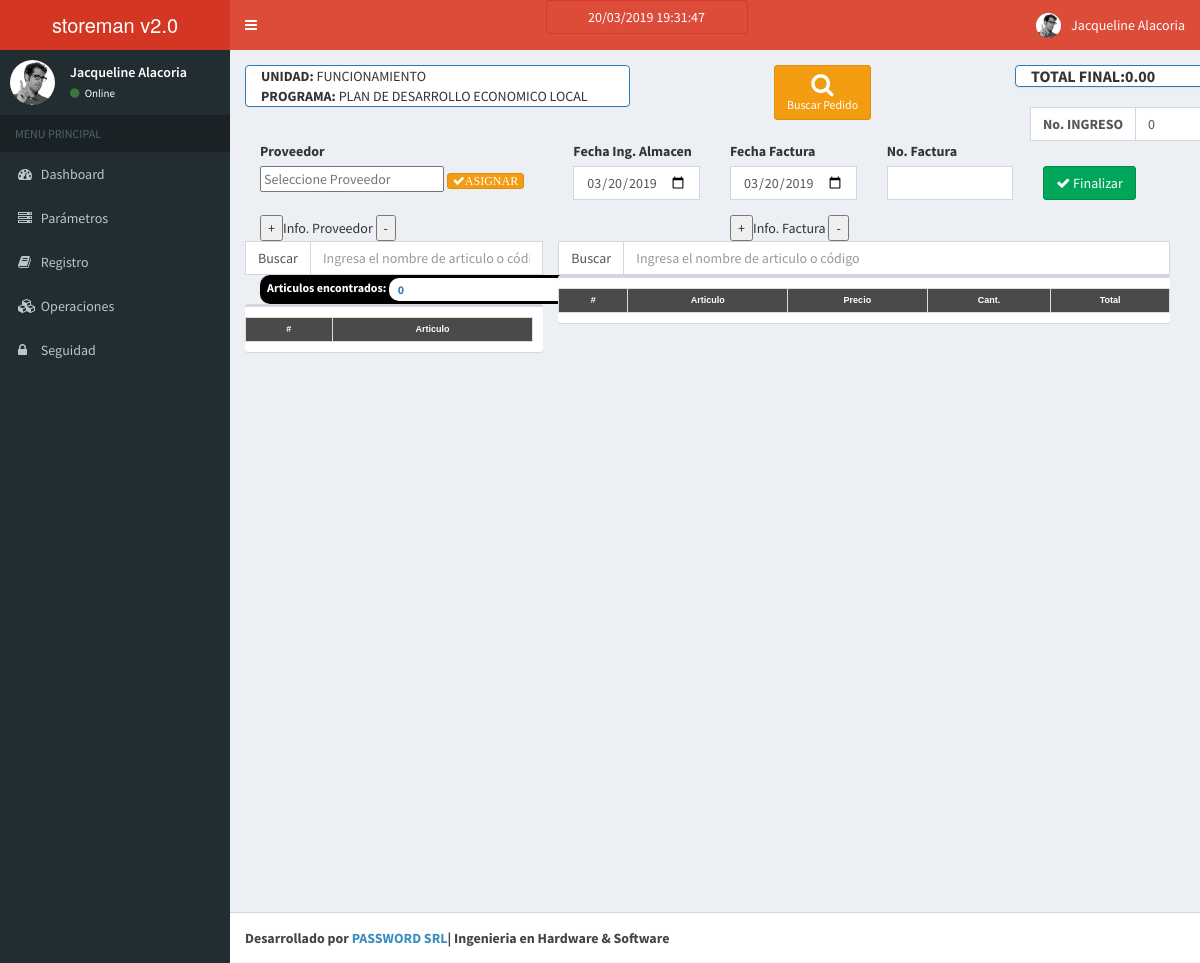
The page /ingreso/add/1 on the database as committed earlier.
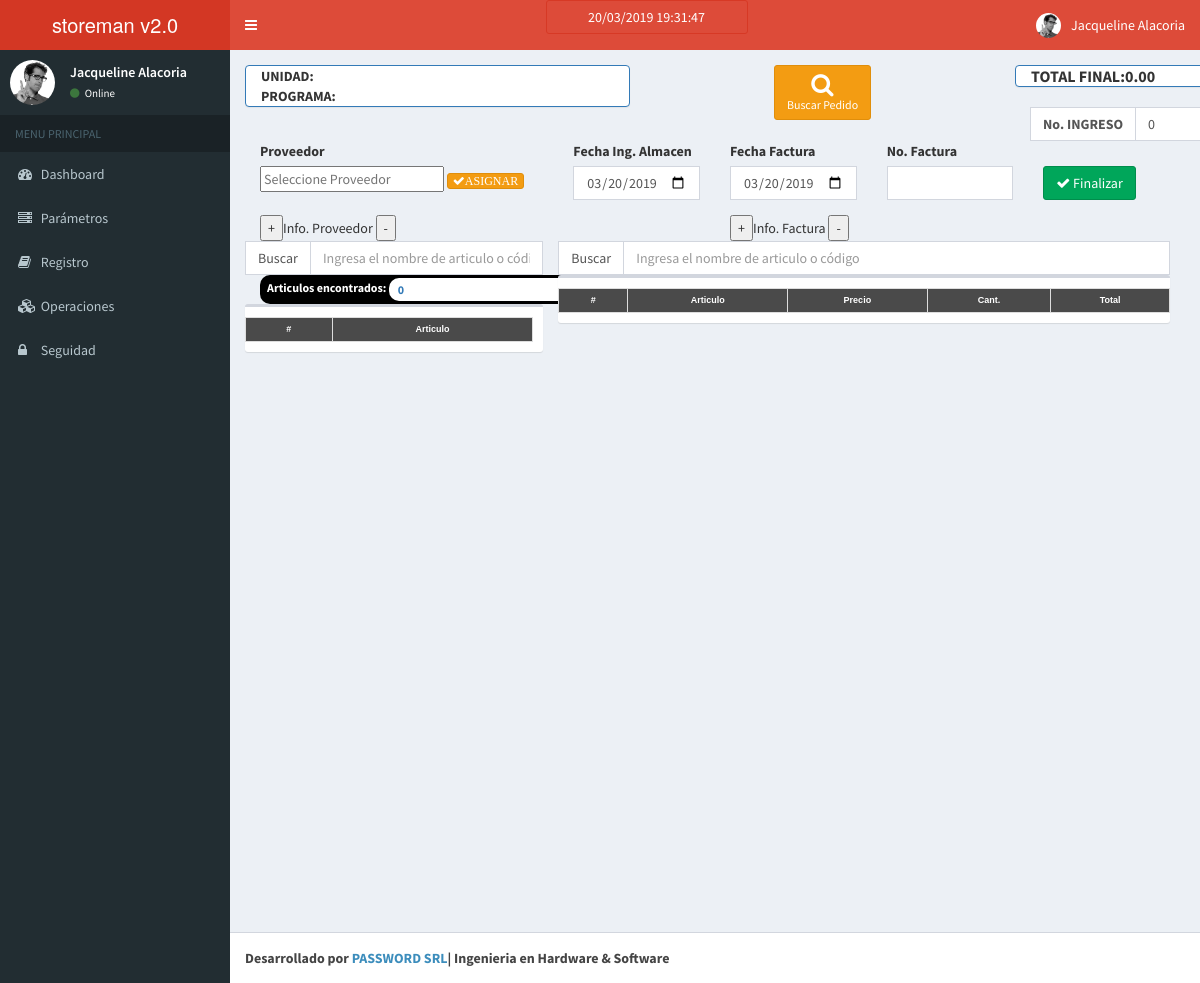
The same page on the database as committed later.
### tables this page shows
CREATE TABLE `ingreso` (
  `ingreso_id` int(11) NOT NULL,
  `proveedor_id` int(11) DEFAULT NULL,
  `factura_id` int(11) DEFAULT NULL,
  `pedido_id` int(11) DEFAULT NULL,
  `usuario_id` int(11) DEFAULT NULL,
  `ingreso_numdoc` int(11) DEFAULT NULL,
  `ingreso_fecha` date DEFAULT NULL,
  `ingreso_hora` time DEFAULT NULL,
  `estado_id` int(11) DEFAULT '1',
  `gestion_id` int(11) DEFAULT NULL,
  `ingreso_total` float DEFAULT NULL,
  `ingreso_fecha_ing` date DEFAULT NULL
);

CREATE TABLE `unidad` (
  `unidad_id` int(11) NOT NULL AUTO_INCREMENT,
  `unidad_nombre` varchar(150) DEFAULT NULL,
  `unidad_codigo` varchar(20) DEFAULT NULL,
  `unidad_descripcion` varchar(250) DEFAULT NULL,
  `estado_id` int(11) DEFAULT '1',
  PRIMARY KEY (`unidad_id`),
  UNIQUE KEY `unidad_id` (`unidad_id`)
);

CREATE TABLE `programa` (
  `programa_id` int(11) NOT NULL AUTO_INCREMENT,
  `unidad_id` int(11) DEFAULT NULL,
  `estado_id` int(11) DEFAULT NULL,
  `programa_nombre` varchar(50) DEFAULT NULL,
  `programa_codigo` varchar(20) DEFAULT NULL,
  `programa_descripcion` varchar(250) DEFAULT NULL,
  PRIMARY KEY (`programa_id`),
  UNIQUE KEY `programa_id` (`programa_id`),
  KEY `fk_estado_programa` (`estado_id`),
  KEY `fk_unidad_programa` (`unidad_id`),
  CONSTRAINT `fk_estado_programa` FOREIGN KEY (`estado_id`) REFERENCES `estado` (`estado_id`),
  CONSTRAINT `fk_unidad_programa` FOREIGN KEY (`unidad_id`) REFERENCES `unidad` (`unidad_id`)
);

### application/controllers/Ingreso.php (called while the page is built, shortened)
<?php
class Ingreso extends CI_Controller{
    function __construct()
    {
        $this->load->model('Ingreso_model');
        $this->load->model('Articulo_model');
        $this->load->model('Proveedor_model');
        $this->load->model('Factura_model');
        $this->load->model('Pedido_model');
        $this->load->helper('numeros');
    }
    function add($ingreso_id)
    {
            $data['ingreso_id'] = $ingreso_id;
            $data['ingreso'] = $this->Ingreso_model->get_ing_completo($ingreso_id);
            $this->load->model('Proveedor_model');
            $data['proveedor'] = $this->Proveedor_model->get_all_proveedor();
			$this->load->model('Pedido_model');
			$data['all_pedido'] = $this->Ingreso_model->get_pedido_pendiente();
			$this->load->model('Usuario_model');
			$data['all_usuario'] = $this->Usuario_model->get_all_usuario();
            $data['_view'] = 'ingreso/add';
            $this->load->view('layouts/main',$data);
    }
}

### index.php (called while the page is built, shortened)
<?php
require_once BASEPATH.'core/CodeIgniter.php';

### application/models/Ingreso_model.php (called while the page is built, shortened)
<?php
class Ingreso_model extends CI_Model
{
    function get_ing_completo($ingreso_id)
    {
        $pedido = "
            SELECT
                i.*, p.*, u.unidad_nombre,t.programa_nombre, pr.*
            FROM
                 ingreso i
            LEFT JOIN pedido p on i.pedido_id=p.pedido_id
            LEFT JOIN unidad u on p.unidad_id=u.unidad_id
            LEFT JOIN programa t on p.programa_id=t.programa_id
            LEFT JOIN proveedor pr on  i.proveedor_id=pr.proveedor_id
            WHERE
             i.ingreso_id=".$ingreso_id."
        ";
        $result = $this->db->query($pedido)->result_array();
        return $result;
    }
}

### application/views/ingreso/add.php (the view, shortened to what the changed rows need)
<link href="<?php echo base_url('resources/css/mitabla.css'); ?>" rel="stylesheet">
<div class="container" style="padding-left:0px;">
    <div class="panel panel-primary col-md-4" >
        <b>UNIDAD:</b> <span id="unidadpedido"><?php echo $ingreso[0]['unidad_nombre']; ?></span> <br>
        <b>PROGRAMA:</b> <span id="programapedido" ><?php echo $ingreso[0]['programa_nombre']; ?></span>
    </div>
    <div class="col-md-4">
    <div class="box-tools">
<div class="modal fade" id="modalbuscar" tabindex="-1" role="dialog" aria-labelledby="myModalLabel" aria-hidden="true">
    <div class="modal-dialog" role="document">
        <div class="modal-content">
            <div class="modal-body">
                        <div class="box-body table-responsive">
                            <?php $i=1;
                            foreach($all_pedido as $h){ ?>
                                        </div>
                                        </div>
                                      </div>
                            <?php } ?>
                    </div>
            </div>
        </div>
    </div>
</div>
    <br>
     <div class="col-md-4">
              <div class="row" style="width: 90%;">
           <div class="panel panel-primary col-md-12" id="detalleco" style="font-family: "Arial", Arial, Arial, arial;">
               <table>
  <?php $total_ultimo=0;?>
                <tr>
                        <th><b>TOTAL FINAL:</b></th>
                        <th><font size="3"><b> <?php echo number_format($total_ultimo,2,'.',',');?></b></font></th>
                </tr>
        </table>
        </div>
     </div>
</div>
<div class="row">
    <div class="col-md-12">
        <div class="col-md-4" style="padding-left:0px;">
         <div class="box" style="padding-left:0px;">
            <div class="box-body table-responsive" style="padding-left:0px;">
                <table class="table table-striped" id="mitabla">
                     <tr>
                                                <th>#</th>
                                                <th>Articulo</th>
                    </tr>
                </table>
            </div></div>
            </div>
         <div class="col-md-8" style="padding-left:0px;">
       <div class="box" >
            <div class="box-body table-responsive" style="padding-left:0px;padding-right: 0px;">
                <table class="table table-striped table-condensed" id="mitabla">
                    <tr>
                            <th>#</th>
                            <th>Articulo</th>
                            <th>Precio</th>
                            <th>Cant.</th>
                            <th>Total</th>
                    </tr>
                </table>
            </div>
        </div>
    </div>
</div>
</div>

Rows that differ between the two databases and show on the page:
removed ingreso: unidad.unidad_nombre "FUNCIONAMIENTO", programa.programa_nombre "PLAN DE DESARROLLO ECONOMICO LOCAL"
